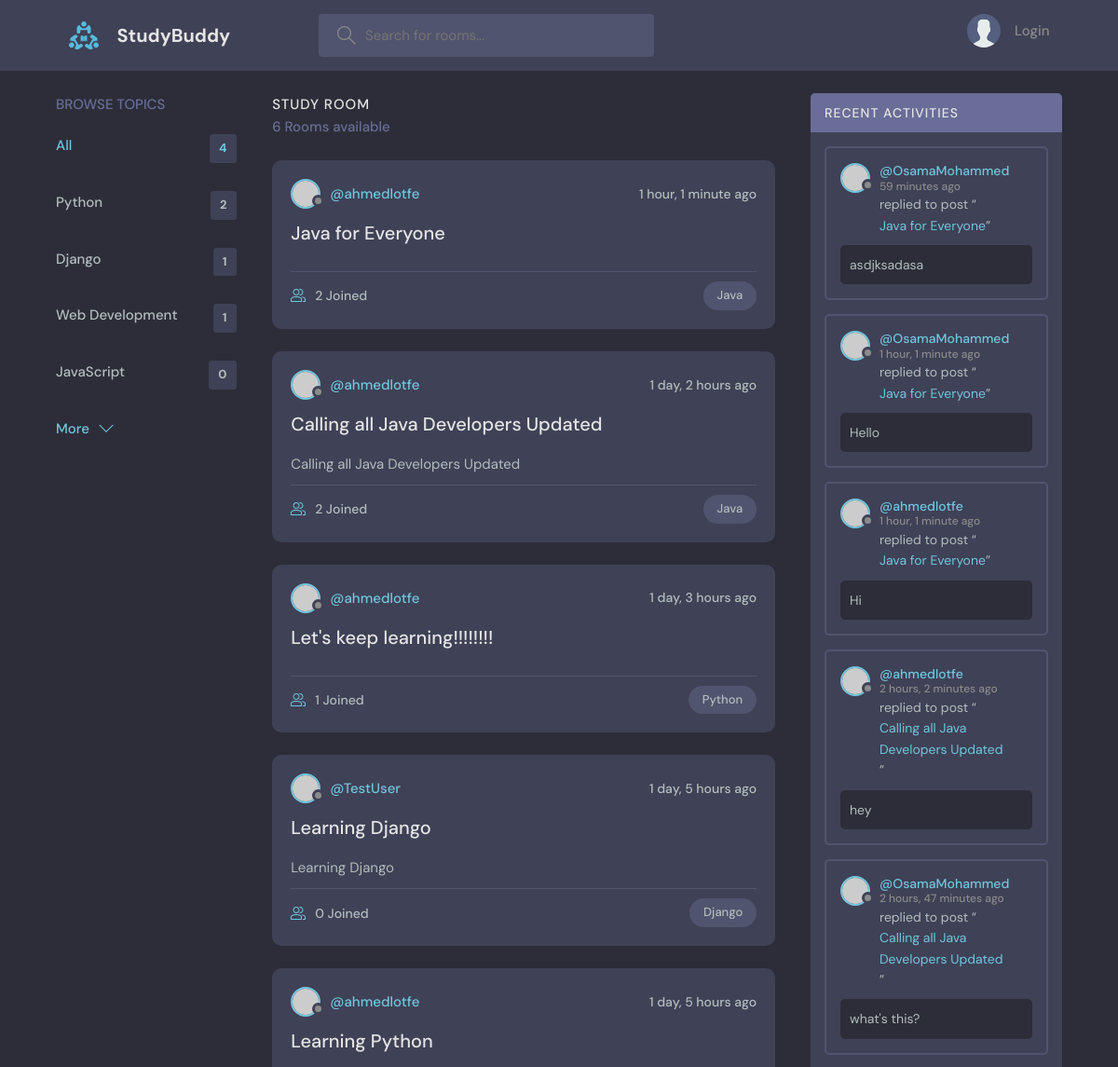
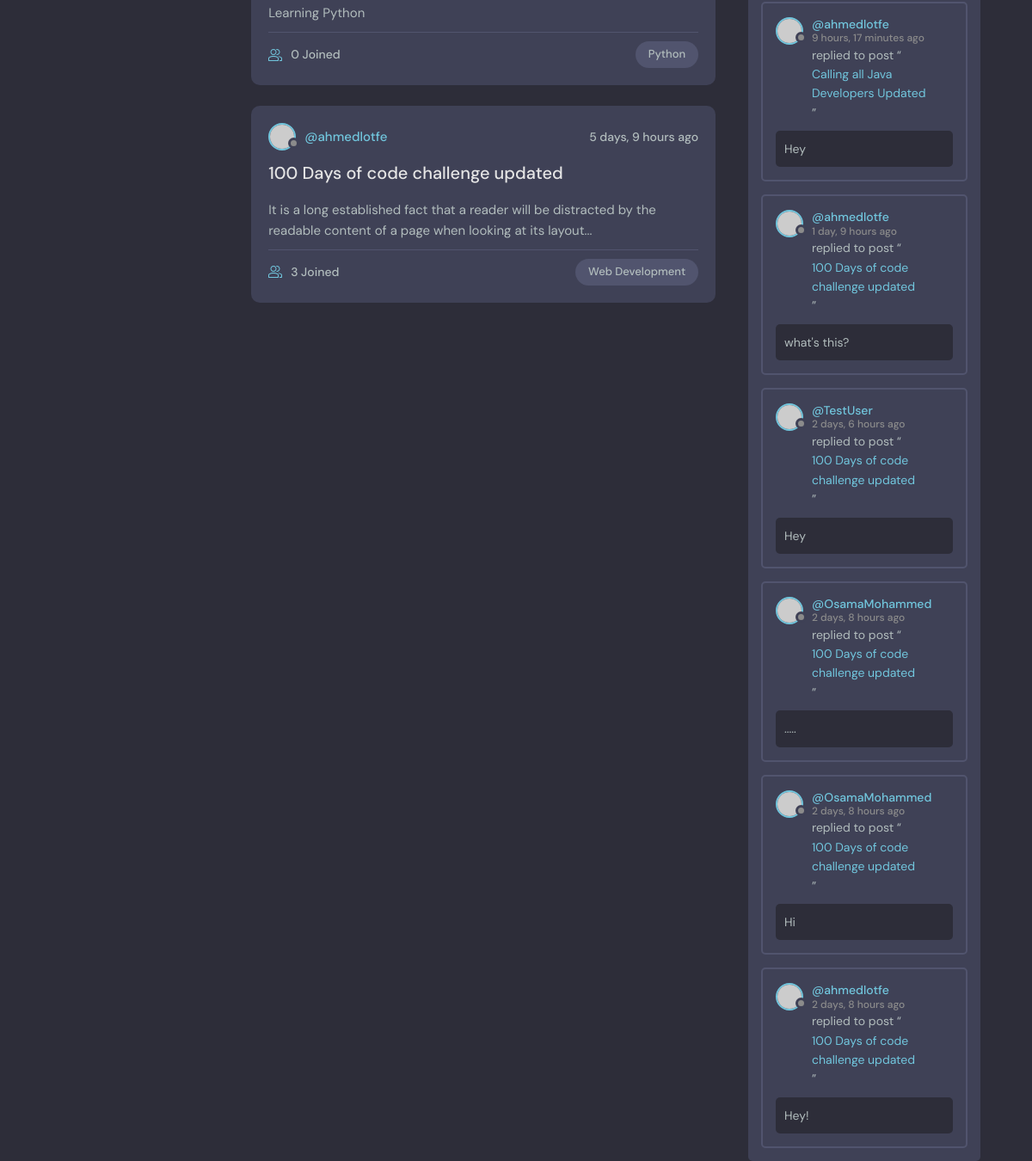
The page / on the database its author committed (2 pictures, top to bottom).
### base/models.py (models this page shows, shortened)
class Topic(models.Model):
    name = models.CharField(max_length=200)

class Room(models.Model):
    host = models.ForeignKey(User, on_delete=models.SET_NULL, null=True)
    topic = models.ForeignKey(Topic, on_delete=models.SET_NULL, null=True)
    name = models.CharField(max_length=200)
    description = models.TextField(null=True, blank=True)
    participants = models.ManyToManyField(
        User, related_name='participants', blank=True)
    created = models.DateTimeField(auto_now_add=True)
    updated = models.DateTimeField(auto_now=True)
    def __str__(self):
        return self.name

class Message(models.Model):
    user = models.ForeignKey(User, on_delete=models.CASCADE)
    room = models.ForeignKey(Room, on_delete=models.CASCADE)
    body = models.TextField()
    created = models.DateTimeField(auto_now_add=True)
    updated = models.DateTimeField(auto_now=True)

### base/views.py (the view)
# urls.py: path('', views.home, name='home'),
def home(request):
    q = request.GET.get('q') if request.GET.get('q') != None else ''
    rooms = Room.objects.order_by(
        '-created', '-updated').filter(
            Q(topic__name__icontains=q) | Q(name__icontains=q) | Q(description__icontains=q))
    topics = Topic.objects.all()[:4]
    room_count = rooms.count()
    room_messages = Message.objects.filter(
        Q(room__topic__name__icontains=q)).order_by('-created')
    context = {
        'rooms': rooms,
        'topics': topics,
        'room_count': room_count,
        'room_messages': room_messages,
    }
    return render(request, 'base/home.html', context)

### base/templates/base/home.html (shortened to what this page needs)
{% extends 'main.html' %}
{% block content %}
<main class="layout layout--3">
  <div class="container">
    {% include 'base/topics_component.html' %}
    <div class="roomList">
      <div class="roomList__header">
        <div>
          <h2>Study Room</h2>
          <p>{{ room_count }} Rooms available</p>
        </div>
      </div>
      {% include 'base/feed_component.html' %}
    </div>
      {% include 'base/activity_component.html' %}
  </div>
</main>
{% endblock content %}

### base/templates/base/topics_component.html
<div class="topics">
    <div class="topics__header">
        <h2>Browse Topics</h2>
    </div>
    <ul class="topics__list">
        <li>
            <a href="{% url 'home' %}" class="active">All <span>{{ topics.count }}</span></a>
        </li>
        {% for topic in topics %}
            <li>
                <a href="{% url 'home' %}?q={{ topic.name }}">{{ topic.name }} <span>{{ topic.room_set.all.count }}</span></a>
            </li>
        {% endfor %}
    </ul>
    <a class="btn btn--link" href="{% url 'topics' %}">
        More
        <svg version="1.1" xmlns="http://www.w3.org/2000/svg" width="32" height="32" viewBox="0 0 32 32">
            <title>chevron-down</title>
            <path d="M16 21l-13-13h-3l16 16 16-16h-3l-13 13z"></path>
        </svg>
    </a>
</div>

### base/templates/base/feed_component.html (shortened to what this page needs)
{% for room in rooms %}
<div class="roomListRoom">
    <div class="roomListRoom__header">
        <a href="{% url 'profile' room.host.id %}" class="roomListRoom__author">
            <div class="avatar avatar--small">
                <img src="https://randomuser.me/api/portraits/women/11.jpg" />
            </div>
            <span>@{{ room.host.username }}</span>
        </a>
        <div class="roomListRoom__actions">
            <span>{{ room.created|timesince }} ago</span>
        </div>
    </div>
    <div class="roomListRoom__content">
        <a href="{% url 'room' room.id %}">{{ room.name }}</a>
        <p>
        {{ room.description }}
        </p>
    </div>
    <div class="roomListRoom__meta">
        <a href="{% url 'room' room.id %}" class="roomListRoom__joined">
            {{ room.participants.all.count }} Joined
        </a>
        <p class="roomListRoom__topic">{{ room.topic.name }}</p>
    </div>
</div>
{% endfor %}

### base/templates/base/activity_component.html (shortened to what this page needs)
<div class="activities">
    <div class="activities__header">
        <h2>Recent Activities</h2>
    </div>
    {% for message in room_messages %}
        <div class="activities__box">
            <div class="activities__boxHeader roomListRoom__header">
                <a href="{% url 'profile' message.user.id %}" class="roomListRoom__author">
                <div class="avatar avatar--small">
                    <img src="https://randomuser.me/api/portraits/women/11.jpg" />
                </div>
                    <p>
                    @{{ message.user.username }}
                    <span>{{ message.created|timesince }} ago</span>
                    </p>
                </a>
            </div>
            <div class="activities__boxContent">
                <p>replied to post “<a href="{% url 'room' message.room.id %}">{{ message.room }}</a>”</p>
                <div class="activities__boxRoomContent">
                    {{ message.body }}
                </div>
            </div>
        </div>
    {% endfor %}
</div>

### rows shown on the page
Topic: name "Python", room_set.all.count "2"
Topic: name "Django", room_set.all.count "1"
Topic: name "Web Development", room_set.all.count "1"
Topic: name "JavaScript", room_set.all.count "0"
Room: host.username "ahmedlotfe", created "1 hour, 1 minute", name "Java for Everyone", participants.all.count "2", topic.name "Java"
Room: host.username "ahmedlotfe", created "1 day, 2 hours", name "Calling all Java Developers Updated", description "Calling all Java Developers Updated", participants.all.count "2", topic.name "Java"
Room: host.username "ahmedlotfe", created "1 day, 3 hours", name "Let's keep learning!!!!!!!!", participants.all.count "1", topic.name "Python"
Room: host.username "TestUser", created "1 day, 5 hours", name "Learning Django", description "Learning Django", participants.all.count "0", topic.name "Django"
Room: host.username "ahmedlotfe", created "1 day, 5 hours", name "Learning Python", description "Learning Python", participants.all.count "0", topic.name "Python"
Room: host.username "ahmedlotfe", created "5 days, 9 hours", name "100 Days of code challenge updated", description "It is a long established fact that a reader will be distracted by the readable content of a page when looking at its layout...", participants.all.count "3", topic.name "Web Development"
Message: user.username "OsamaMohammed", created "59 minutes", room "Java for Everyone", body "asdjksadasa"
Message: user.username "OsamaMohammed", created "1 hour, 1 minute", room "Java for Everyone", body "Hello"
Message: user.username "ahmedlotfe", created "1 hour, 1 minute", room "Java for Everyone", body "Hi"
Message: user.username "ahmedlotfe", created "2 hours, 2 minutes", room "Calling all Java Developers Updated", body "hey"
Message: user.username "OsamaMohammed", created "2 hours, 47 minutes", room "Calling all Java Developers Updated", body "what's this?"
Message: user.username "ahmedlotfe", created "9 hours, 17 minutes", room "Calling all Java Developers Updated", body "Hey"
Message: user.username "ahmedlotfe", created "1 day, 9 hours", room "100 Days of code challenge updated", body "what's this?"
Message: user.username "TestUser", created "2 days, 6 hours", room "100 Days of code challenge updated", body "Hey"
Message: user.username "OsamaMohammed", created "2 days, 8 hours", room "100 Days of code challenge updated", body "....."
Message: user.username "OsamaMohammed", created "2 days, 8 hours", room "100 Days of code challenge updated", body "Hi"
Message: user.username "ahmedlotfe", created "2 days, 8 hours", room "100 Days of code challenge updated", body "Hey!"

### other values the page prints
{{ topics.count }} "4"
{{ room_count }} "6"
